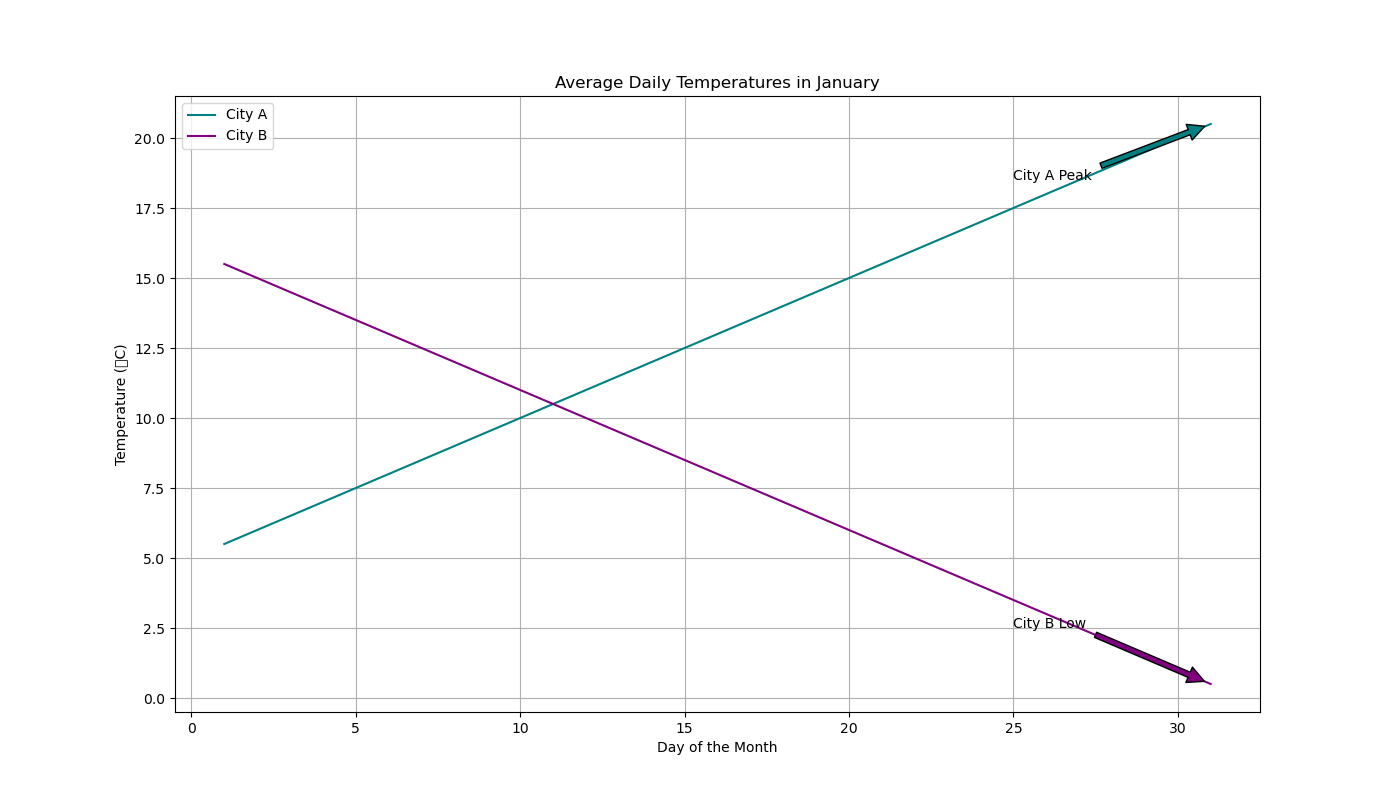

This chart was generated by the following Python code:

import matplotlib.pyplot as plt

days = [i for i in range(1, 32)]
temp_city_a = [5.5, 6.0, 6.5, 7.0, 7.5, 8.0, 8.5, 9.0, 9.5, 10.0, 10.5, 11.0, 11.5, 12.0, 12.5, 13.0, 13.5, 14.0, 14.5, 15.0, 15.5, 16.0, 16.5, 17.0, 17.5, 18.0, 18.5, 19.0, 19.5, 20.0, 20.5]
temp_city_b = [15.5, 15.0, 14.5, 14.0, 13.5, 13.0, 12.5, 12.0, 11.5, 11.0, 10.5, 10.0, 9.5, 9.0, 8.5, 8.0, 7.5, 7.0, 6.5, 6.0, 5.5, 5.0, 4.5, 4.0, 3.5, 3.0, 2.5, 2.0, 1.5, 1.0, 0.5]

plt.figure(figsize=(14, 8))
plt.plot(days, temp_city_a, color='#008080', label='City A')  # Teal
plt.plot(days, temp_city_b, color='#800080', label='City B')  # Purple

plt.title('Average Daily Temperatures in January')
plt.xlabel('Day of the Month')
plt.ylabel('Temperature (°C)')

plt.annotate('City A Peak', xy=(31, temp_city_a[-1]), xytext=(25, temp_city_a[-5]),
             arrowprops=dict(facecolor='#008080', shrink=0.05))

plt.annotate('City B Low', xy=(31, temp_city_b[-1]), xytext=(25, temp_city_b[-5]),
             arrowprops=dict(facecolor='#800080', shrink=0.05))

plt.grid(True)
plt.legend()
plt.show()
